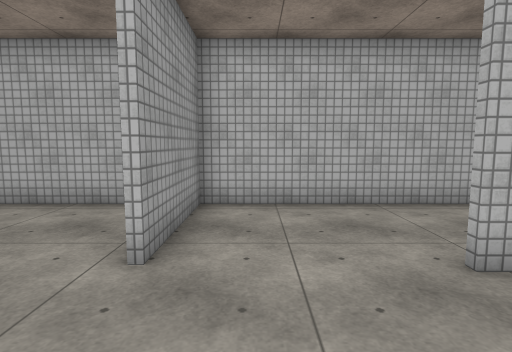
[1] (above)

21 first-person views from a walk through a Unity game level. The camera is 1.5 m above the floor, tilts 6° down and sees 80° across. The floor is counted in squares, 1 m on a side. Each view is taken from the middle of a square. On the plan, view 1 faces up. The plan holds only what a view shows up to about 15 squares ahead; the rest is blank. The place goes on beyond the plan. The player is left out. Surface patterns are stand-ins for the level's own textures.

[2]
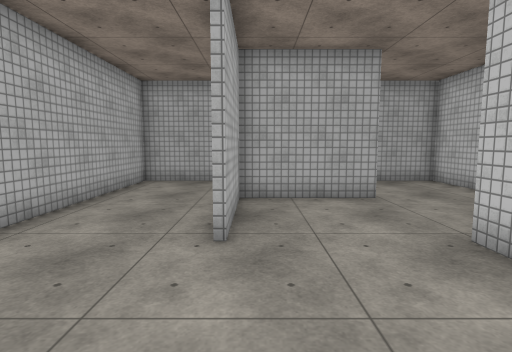

[3]
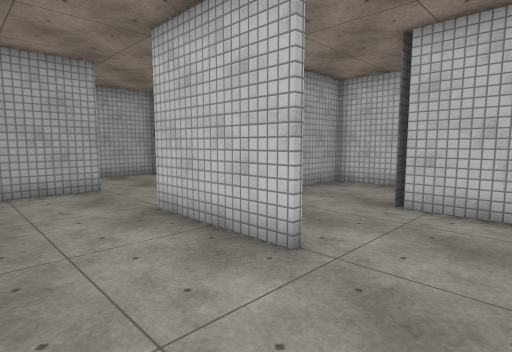

[4]
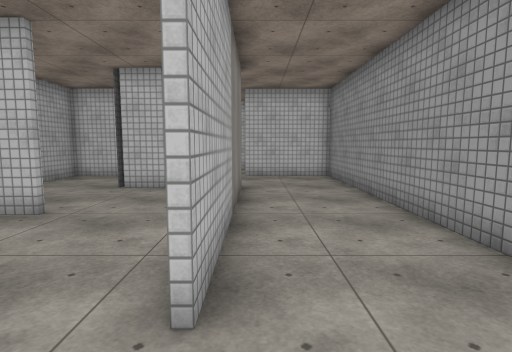

[5]
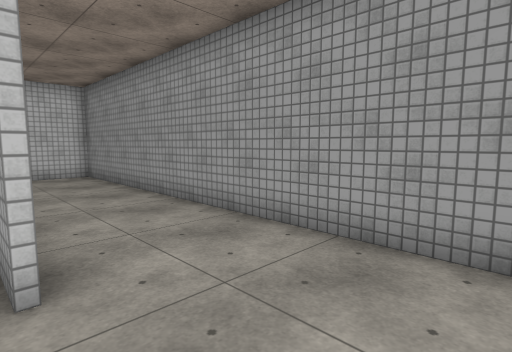

[6]
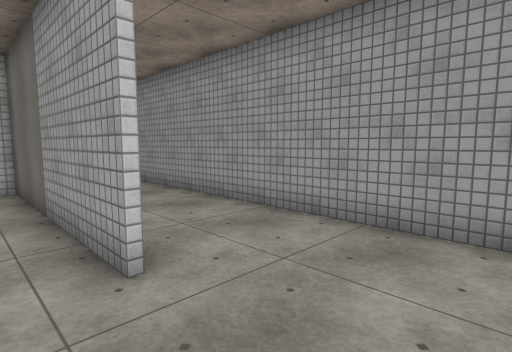

[7]
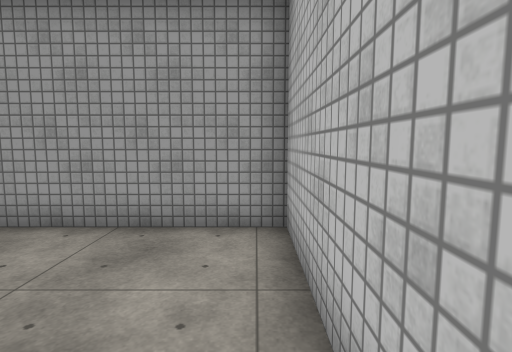

[8]
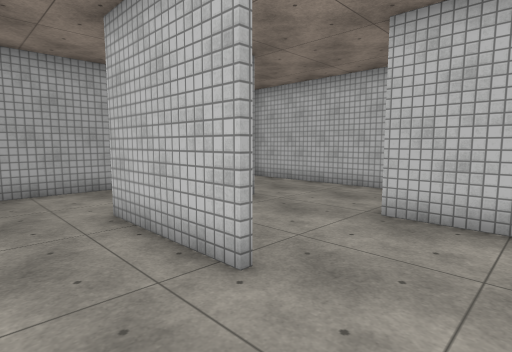

[9]
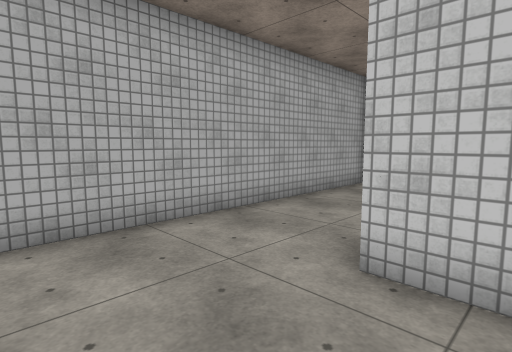

[10]
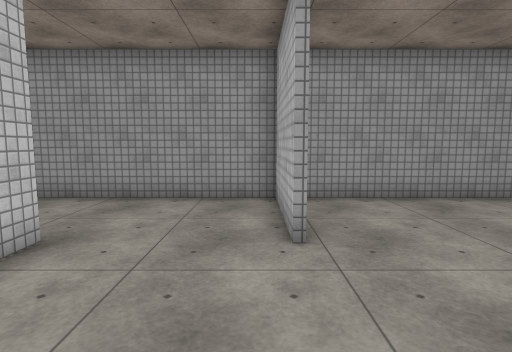

[11]
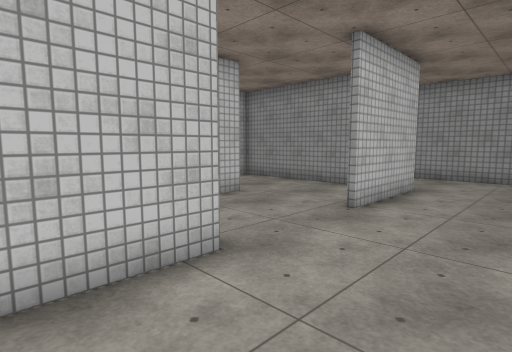

[12]
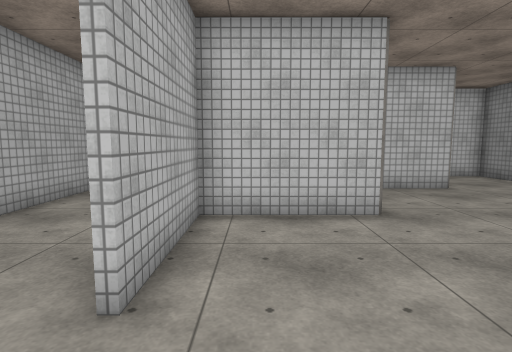

[13]
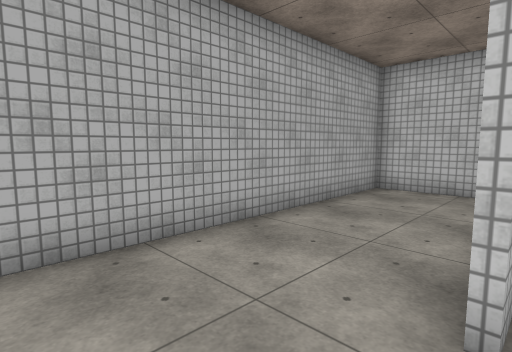

[14]
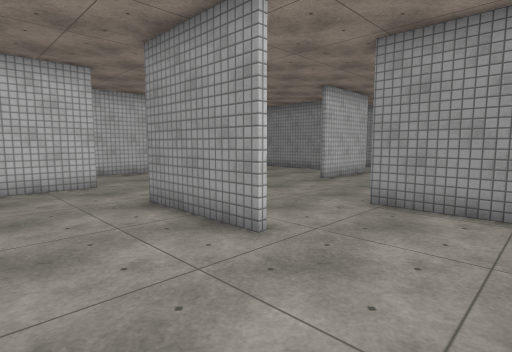

[15]
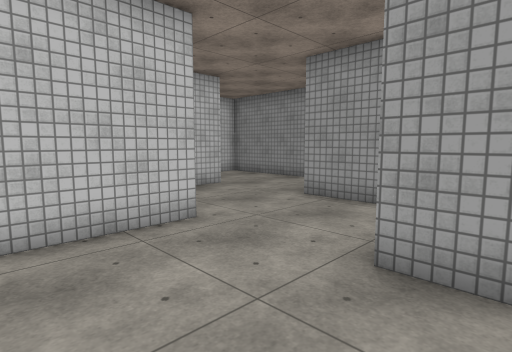

[16]
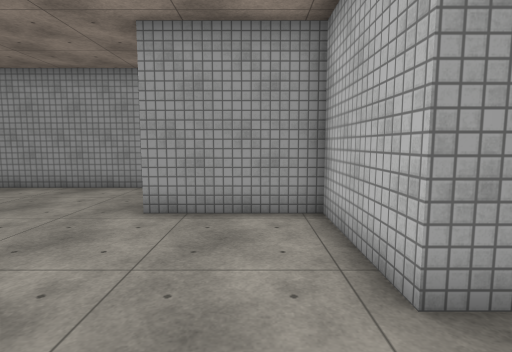

[17]
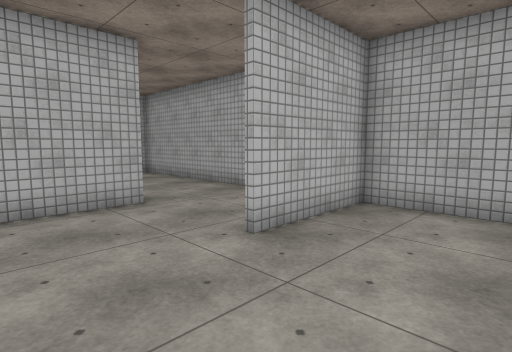

[18]
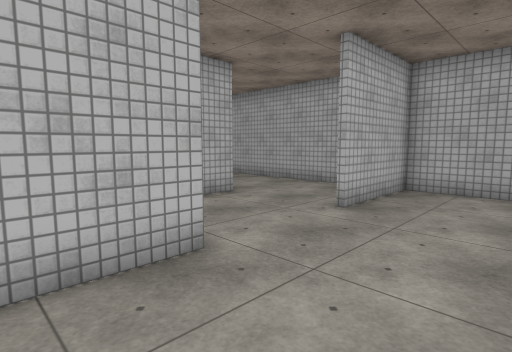

[19]
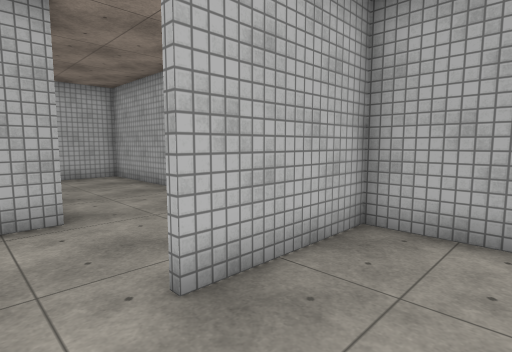

[20]
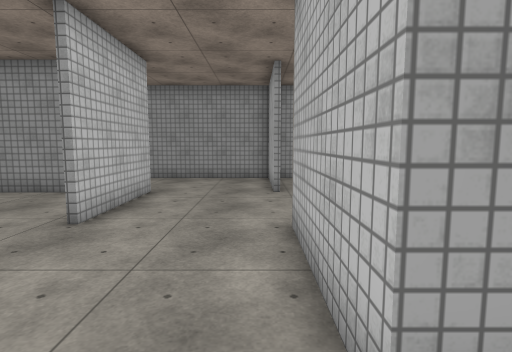

[21]
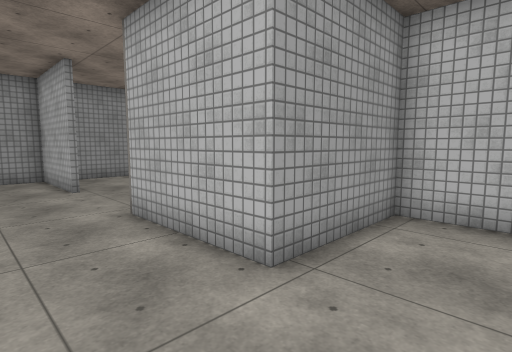

### Floor plan
Ten units are one square. View 1 is at (0, 0); x grows to the right and y downward. Boxes are objects, and circles mark ways between rooms. Rooms are numbered by the first view taken in them; rooms with no view inside come last. Other rooms are left out.
<svg viewBox="-100 -81 209 291">
<path fill="none" stroke="#000" d="M-15 3 26 3M25 -37 66 -37M-53 -38 -53 43M-14 50 -14 42M-35 43 -15 43M64 4 64 -35 25 -35M41 43 104 43 104 -76 -14 -76 -14 -36M-33 -76 -94 -76 -94 81M-55 44 -55 -38M0 82 24 82 24 56M-95 82 -65 82M-56 123 -15 123M-53 145 -53 201 -40 201M-54 83 -95 83M-16 162 7 162M-65 82 -55 82M22 123 62 123 62 85M26 83 -15 83M-94 81 -94 151M64 85 64 125M45 44 26 44 26 83M64 162 104 162 104 44 81 44M104 195 104 164 65 164M64 125 26 125 26 164 1 164M-14 179 -14 205"/>
<circle cx="-55" cy="65" r="3" fill="#2a7"/>
<circle cx="45" cy="80" r="3" fill="#2a7"/>
<circle cx="60" cy="145" r="3" fill="#2a7"/>
<text x="0" y="-10">1</text>
<text x="-30" y="120">2</text>
<text x="80" y="90">3</text>
<text x="50" y="180">4</text>
</svg>
Room 1 opens to room 2. Room 2 opens to room 3. Room 3 opens to room 4.

Where each view was taken, in squares from view 1:
view 1: 0 up, 0 right, facing up
view 2: 3 up, 2 left, facing right
view 3: 3 up, 4 left, facing down-right
view 4: 6 up, 6 left, facing down
view 5: 7 up, 5 left, facing down-left
view 6: 7 up, 4 left, facing down-left
view 7: 7 up, 4 left, facing left
view 8: 6 up, 0 right, facing down-right
view 9: 7 up, 5 right, facing down-right
view 10: 9 down, 1 left, facing left
view 11: 9 down, 5 right, facing down-left
view 12: 6 down, 5 right, facing down
view 13: 6 down, 6 right, facing down-right
view 14: 5 down, 10 right, facing down-left
view 15: 11 down, 10 right, facing down-left
view 16: 14 down, 9 right, facing left
view 17: 20 down, 3 right, facing up-right
view 18: 20 down, 0 right, facing up-right
view 19: 19 down, 5 right, facing up-right
view 20: 9 down, 4 right, facing left
view 21: 11 down, 5 right, facing up-left
